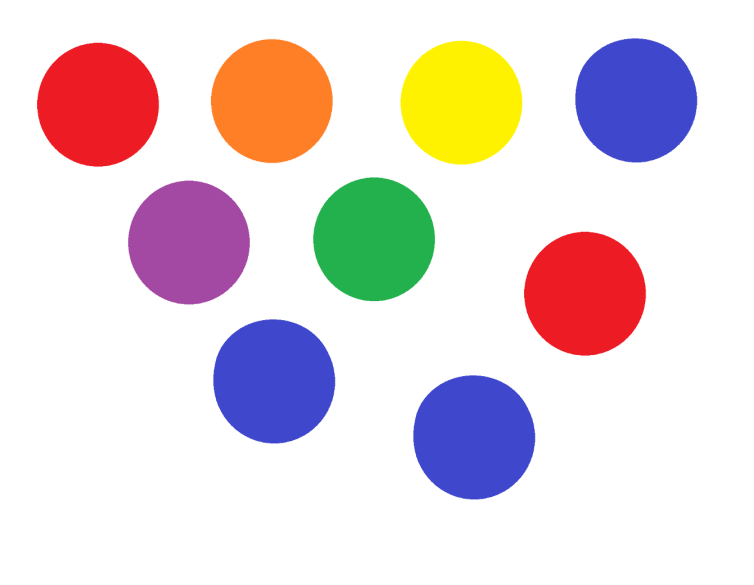
#> input picture OpenCV/www.linuxmi.com_.png, 754 x 585 px, given in place of the camera
$ python 'import cv2.py'
#> lines starting #> are read from the running program, lines starting #| are printed output that depends on the picture; after the words box and inside, x2 and y2 are one past the last pixel; in counts of white or black regions, pixels touching at a corner belong together
import cv2
import numpy as np

ball_color = 'green'

color_dist = {'red': {'Lower': np.array([0, 60, 60]), 'Upper': np.array([6, 255, 255])},
              'blue': {'Lower': np.array([100, 80, 46]), 'Upper': np.array([124, 255, 255])},
              'green': {'Lower': np.array([35, 43, 35]), 'Upper': np.array([90, 255, 255])},
              }

cap = cv2.VideoCapture(0)
cv2.namedWindow('camera', cv2.WINDOW_AUTOSIZE)

while cap.isOpened():
    ret, frame = cap.read()
#> frame is the input picture: shape (585, 754, 3); mean B, G, R 219.3, 217.2, 230
    if ret:
        if frame is not None:
            gs_frame = cv2.GaussianBlur(frame, (5, 5), 0)
            hsv = cv2.cvtColor(gs_frame, cv2.COLOR_BGR2HSV)
#> hsv: shape (585, 754, 3); mean H, S, V 28.1, 48.1, 245.4
            erode_hsv = cv2.erode(hsv, None, iterations=2)
#> erode_hsv: shape (585, 754, 3); mean H, S, V 25.9, 44.2, 244.6
            inRange_hsv = cv2.inRange(erode_hsv, color_dist[ball_color]['Lower'], color_dist[ball_color]['Upper'])
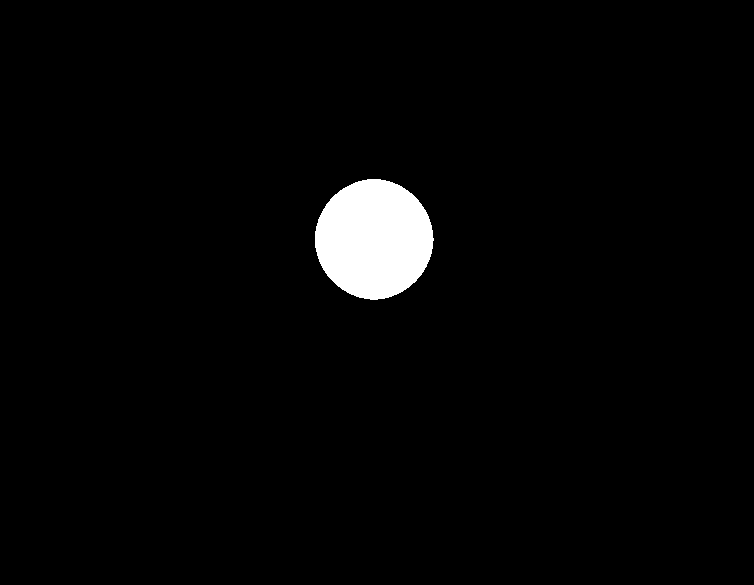
#> inRange_hsv: shape (585, 754); 2.5% white; 1 white region

            cnts = cv2.findContours(inRange_hsv.copy(), cv2.RETR_EXTERNAL, cv2.CHAIN_APPROX_SIMPLE)[-2]
#> cnts = 1 contour; box (x1, y1, x2, y2) and area: (315, 179, 434, 300) 10922

            c = max(cnts, key=cv2.contourArea)
#> c = contour of 178 points, box (x1, y1, x2, y2) (315, 179, 434, 300), area 10922
            rect = cv2.minAreaRect(c)
#> rect = ((373.8, 238.8), (117.4, 118.1), -45)
            box = cv2.boxPoints(rect)
#> box = [[374, 322], [290.5, 238.5], [373.5, 155.5], [457, 239]]
            cv2.drawContours(frame, [np.int0(box)], -1, (0, 255, 255), 2)
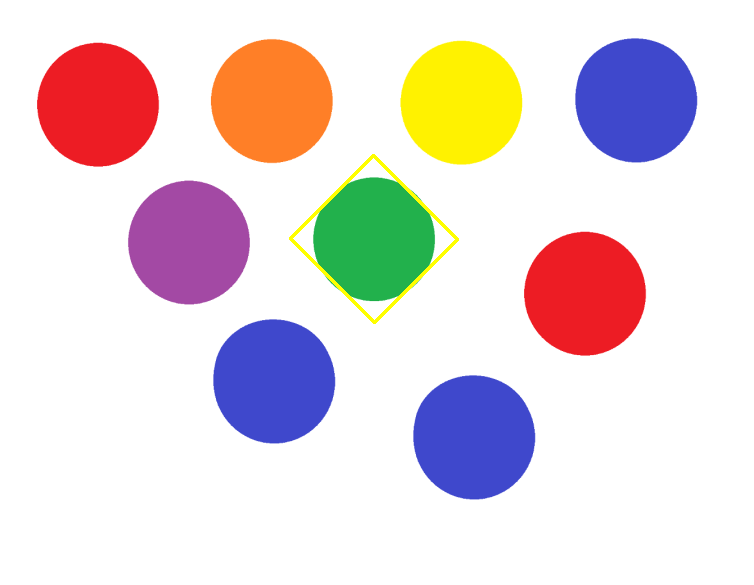
#> frame: shape (585, 754, 3); 0.38% of pixels changed, all inside (x1, y1, x2, y2) = (289, 154, 459, 324)

            cv2.imshow('camera', frame)
            cv2.waitKey(1)
        else:
            print("no video output")
    else:
        print("Cannot open the webcam")

cap.release()
cv2.waitKey(0)
cv2.destroyAllWindows()
